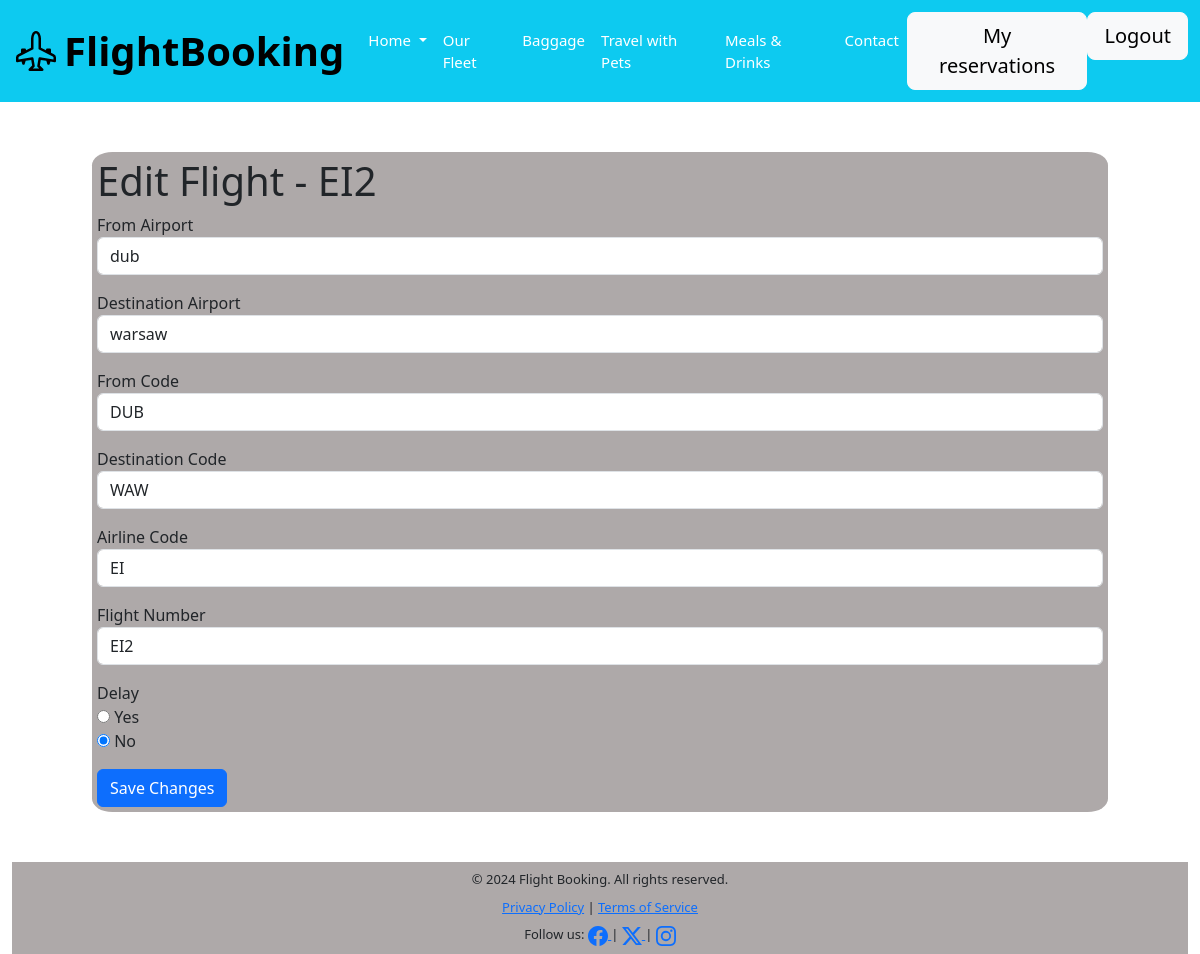
The app's page /flights/edit/2 (signed in) with its own data.
### models.py (models this page shows, shortened)
class Flight(db.Model):
    id = db.Column(db.Integer, primary_key=True)
    fromAirport = db.Column(db.String(50), nullable=False)
    destinationAirport = db.Column(db.String(50), nullable=False)
    fromCode = db.Column(db.String(3), nullable=False)
    destinationCode = db.Column(db.String(3), nullable=False)
    airlineCode = db.Column(db.String(2), nullable=False)
    flightNumber = db.Column(db.String(6), nullable=False, unique = True)
    timeOfDeparture = db.Column(db.DateTime(timezone=True))
    delay = db.Column(db.Boolean, default=False)
    taken_seats = db.Column(db.Text) # Tablica miejsc
    reservations = db.relationship('Reservation', backref='flight', lazy=True)  # relacja do Reservation

### blueprints/flights.py (the view, shortened to what this page needs)
@flights.route('/flights/edit/<int:id>', methods=['GET', 'POST'])
@login_required
def edit_flight(id):
    flight = Flight.query.get_or_404(id)
    form = EditFlightForm(obj=flight)
    return render_template('flights/edit_flight.html', form=form, flight=flight)

### forms.py
class EditFlightForm(FlightForm):
    pass

### app.py (called while the page is built)
@login_manager.user_loader
def load_user(user_id):
    return User.query.get(int(user_id))

### templates/flights/edit_flight.html (shortened to what this page needs)
{% extends 'base.html' %}
{% block main %}
<div class="container">
  <div class="edit_flight">
  <h1>Edit Flight - {{ flight.flightNumber }}</h1>
  <form method="post">
    <div class="mb-3">
      {{ form.fromAirport.label }} {{ form.fromAirport(class="form-control") }}
    </div>
    <div class="mb-3">
      {{ form.destinationAirport.label }} {{ form.destinationAirport(class="form-control") }}
    </div>
    <div class="mb-3">
      {{ form.fromCode.label }} {{ form.fromCode(class="form-control") }}
    </div>
    <div class="mb-3">
      {{ form.destinationCode.label }} {{ form.destinationCode(class="form-control") }}
    </div>
    <div class="mb-3">
      {{ form.airlineCode.label }} {{ form.airlineCode(class="form-control") }}
    </div>
    <div class="mb-3">
      {{ form.flightNumber.label }} {{ form.flightNumber(class="form-control") }}
    </div>
    <div class="mb-3">
        {{ form.delay.label }}
        {{ form.delay() }}
    </div>
    <button type="submit" class="btn btn-primary">Save Changes</button>
  </form>
  </div></div>
{% endblock %}

### static/style.css (style rules this page uses)
body { margin: 0; padding: 0; width: 100%; height: 100%; font-family: Arial, sans-serif; }
.edit_flight { margin:50px; background-color: rgb(174, 169, 169); padding:5px; border-radius: 2% 2% 2% 2%; }
.edit_flight ul, .edit_flight li { list-style-type: none; margin: 0; padding: 0; }

### records on screen
Flight: flightNumber "EI2", fromAirport "dub", destinationAirport "warsaw", fromCode "DUB", destinationCode "WAW", airlineCode "EI", delay "☐ Yes ☑ No"
